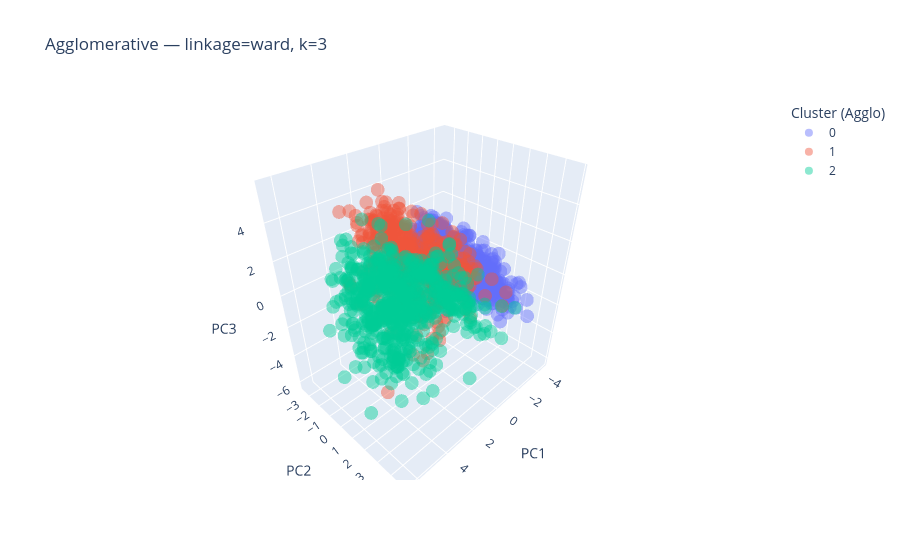

Notebook source saved alongside this figure:
### Code cell
from sklearn.cluster import AgglomerativeClustering
from sklearn.metrics import adjusted_rand_score
from IPython.display import display

MIN_CLUSTER_FRAC = 0.03
search_k_range = range(3, 8)
linkages = ["ward", "average", "complete"]

rows = []
n = len(X_pca)
min_size = int(MIN_CLUSTER_FRAC * n)

for linkage in linkages:
    for k in search_k_range:
        if linkage == "ward":
            model = AgglomerativeClustering(n_clusters=k, linkage="ward")
        else:
            model = AgglomerativeClustering(n_clusters=k, linkage=linkage, metric="euclidean")
        labels = model.fit_predict(X_pca)
        counts = np.bincount(labels)
        if counts.min() < min_size:
            continue
        sil = silhouette_score(X_pca, labels)
        ari = adjusted_rand_score(best_labels, labels)
        rows.append({
            "linkage": linkage,
            "n_clusters": k,
            "silhouette": sil,
            "ari_vs_kmeans": ari,
            "min_cluster": int(counts.min())
        })

df_agglo_grid = pd.DataFrame(rows).sort_values(["silhouette", "ari_vs_kmeans"], ascending=False)
if len(df_agglo_grid) > 0:
    best_row = df_agglo_grid.iloc[0]
    print("Mejores configuraciones Jerárquico:")
    display(df_agglo_grid.head())
    
    best_linkage = best_row["linkage"]
    best_k = int(best_row["n_clusters"])
    
    if best_linkage == "ward":
        agglo = AgglomerativeClustering(n_clusters=best_k, linkage="ward")
    else:
        agglo = AgglomerativeClustering(n_clusters=best_k, linkage=best_linkage, metric="euclidean")
        
    agglo_labels = agglo.fit_predict(X_pca)
    fig_agglo_3d = px.scatter_3d(
        x=X_pca[:, 0], y=X_pca[:, 1], z=X_pca[:, 2],
        color=agglo_labels.astype(str),
        labels={"x": "PC1", "y": "PC2", "z": "PC3", "color": "Cluster (Agglo)"},
        opacity=0.45,
        title=f"Agglomerative — linkage={best_linkage}, k={best_k}"
    )
    fig_agglo_3d.show()
else:
    print("Ninguna config pasó el filtro de tamaño mínimo.")

### Figure 1 — Plotly figure (JSON) as saved in the notebook; plotly's stock layout.template omitted (floating-point values rounded to 4 significant figures; data arrays with more than 128 entries replaced by an {"elided": "..."} marker saying what was removed)
{"data": [{"hovertemplate": "Cluster (Agglo)=0<br>PC1=%{x}<br>PC2=%{y}<br>PC3=%{z}<extra></extra>", "legendgroup": "0", "marker": {"color": "#636efa", "opacity": 0.45, "symbol": "circle"}, "mode": "markers", "name": "0", "scene": "scene", "showlegend": true, "type": "scatter3d", "x": {"elided": "963 float values"}, "y": {"elided": "963 float values"}, "z": {"elided": "963 float values"}}, {"hovertemplate": "Cluster (Agglo)=1<br>PC1=%{x}<br>PC2=%{y}<br>PC3=%{z}<extra></extra>", "legendgroup": "1", "marker": {"color": "#EF553B", "opacity": 0.45, "symbol": "circle"}, "mode": "markers", "name": "1", "scene": "scene", "showlegend": true, "type": "scatter3d", "x": {"elided": "411 float values"}, "y": {"elided": "411 float values"}, "z": {"elided": "411 float values"}}, {"hovertemplate": "Cluster (Agglo)=2<br>PC1=%{x}<br>PC2=%{y}<br>PC3=%{z}<extra></extra>", "legendgroup": "2", "marker": {"color": "#00cc96", "opacity": 0.45, "symbol": "circle"}, "mode": "markers", "name": "2", "scene": "scene", "showlegend": true, "type": "scatter3d", "x": {"elided": "626 float values"}, "y": {"elided": "626 float values"}, "z": {"elided": "626 float values"}}], "layout": {"legend": {"title": {"text": "Cluster (Agglo)"}, "tracegroupgap": 0}, "scene": {"domain": {"x": [0, 1], "y": [0, 1]}, "xaxis": {"title": {"text": "PC1"}}, "yaxis": {"title": {"text": "PC2"}}, "zaxis": {"title": {"text": "PC3"}}}, "title": {"text": "Agglomerative — linkage=ward, k=3"}}}
